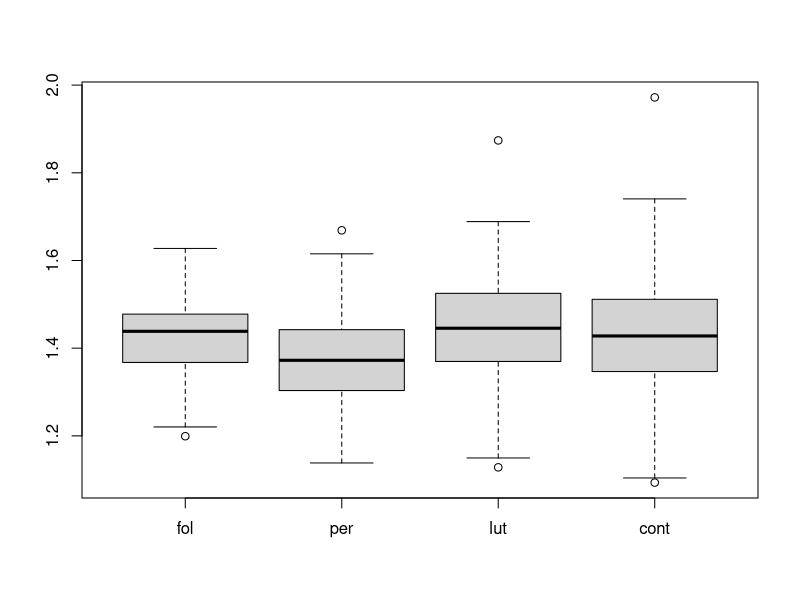

R code for this plot:
# demo converting wide data to long data for ANOVA or other tests that need long data
# There are many ways of doing this but this is using reshape() from the base package

# first we generate a wide dataset where we have recorded ABR measurements at 4
# different groups 

ID <- 1:94 # generate a ID number for each person
fol <- rnorm(n = 94, mean = 1.42, sd = 0.09) 
per <- rnorm(n = 94, mean = 1.39, sd = 0.1)
lut <- rnorm(n = 94, mean = 1.45, sd = 0.12)
cont <- rnorm(n = 94, mean = 1.44, sd = 0.14)

m <- cbind(ID, fol, per, lut, cont) # create a matrix
simulatedData <- as.data.frame(m) # convert matrix to a data frame

head(simulatedData) # show the first lines of simulated data so we can see that it is wide data
boxplot(simulatedData[,2:5]) # we can also plot it as a boxplot (ignoring the ID collum)


# reshape the data
longSimulatedData <- reshape(simulatedData, 
                 idvar = "ID",         # What is the identifier
                 varying = list(2:5),  # What columns contain our original data
                 timevar = 'group',    # name of column identifying the groups
                 v.names = "latency",  # Name of column with combined data
                 times = c('fol','per','lut','cont'),     # What do you want to call the groups if you give no info it just uses a number
                 direction = "long")   # Convert to long format (the alternative is "wide")





# and we can also test that it works with the ANOVA ----
anovaResult <- aov(latency~group, longSimulatedData)

# get a summary of the results of the ANOVA
summary(anovaResult) 

# compare individual groups with Tukey's honestly significant difference test
TukeyHSD(anovaResult) 


